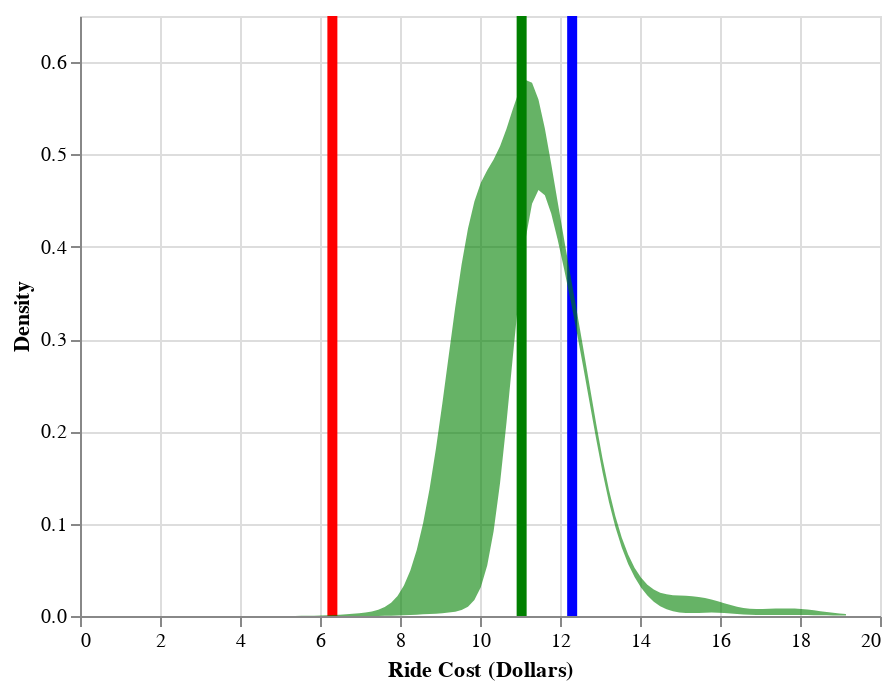

The code cell stored with this chart in its notebook:
### Markdown cell above
### Audience Participation

### Code cell
USER_PARAMS = {"pickup": "the bean chicago",
               "dropoff": "the shedd aquarium chicago",
               "forecast_hrs":1}

results = run_Fair_Fare(USER_PARAMS)

pd.set_option("display.precision", 2)
print(pd.DataFrame(results[5]).iloc[0])

rideshare_shared_fares,rideshare_fares,taxi_fares = results[2:5]
fare_dict = {'Pooled_Rideshare_Dist':rideshare_shared_fares, 
             'Rideshare_Dist': rideshare_fares, 'Taxi_Dist': taxi_fares}
predictions = results[5]

### Figure 1 — Vega-Lite specification as saved in the notebook (floating-point values rounded to 4 significant figures; data arrays with more than 128 entries replaced by an {"elided": "..."} marker saying what was removed)
{"$schema": "https://vega.github.io/schema/vega-lite/v3.3.0.json", "config": {"mark": {"tooltip": null}, "view": {"height": 300, "width": 400}}, "datasets": {"data-699c06b1bcb3f28e6736d669cc3225dc": {"elided": "300 records"}, "data-95b788c4a509316577ff59962d7a5e65": [{"hour": 0, "parameter": "Rideshare_shared_price_estimate", "value": 6.309}, {"hour": 0, "parameter": "Rideshare_regular_price_estimate", "value": 11.04}, {"hour": 0, "parameter": "Taxi_price_estimate", "value": 12.3}]}, "layer": [{"data": {"name": "data-95b788c4a509316577ff59962d7a5e65"}, "encoding": {"color": {"field": "parameter", "scale": {"domain": ["Rideshare_shared_price_estimate", "Rideshare_regular_price_estimate", "Taxi_price_estimate"], "range": ["red", "green", "blue"]}, "type": "nominal"}, "size": {"value": 5}, "x": {"field": "value", "type": "quantitative"}}, "mark": {"color": "red", "type": "rule"}, "selection": {" ": {"bind": {"input": "range", "max": 9, "min": 0, "step": 1}, "fields": ["hour"], "init": {"hour": 0}, "type": "single"}}, "transform": [{"filter": {"selection": " "}}]}, {"data": {"name": "data-699c06b1bcb3f28e6736d669cc3225dc"}, "encoding": {"color": {"field": "parameter", "legend": null, "scale": {"domain": ["Pooled_Rideshare_Dist", "Rideshare_Dist", "Taxi_Dist"], "range": ["red", "green", "blue"]}, "type": "nominal"}, "opacity": {"condition": {"selection": "Ride Type", "value": 0.6}, "value": 0}, "x": {"field": "x", "title": "Ride Cost (Dollars)", "type": "quantitative"}, "y": {"field": "value", "title": "Density", "type": "quantitative"}}, "mark": {"point": false, "size": 4, "type": "area"}, "selection": {"Ride Type": {"bind": {"input": "select", "options": ["Pooled_Rideshare_Dist", "Rideshare_Dist", "Taxi_Dist"]}, "clear": false, "fields": ["parameter"], "init": {"parameter": "Rideshare_Dist"}, "on": "doubleclick", "type": "single"}}}]}
